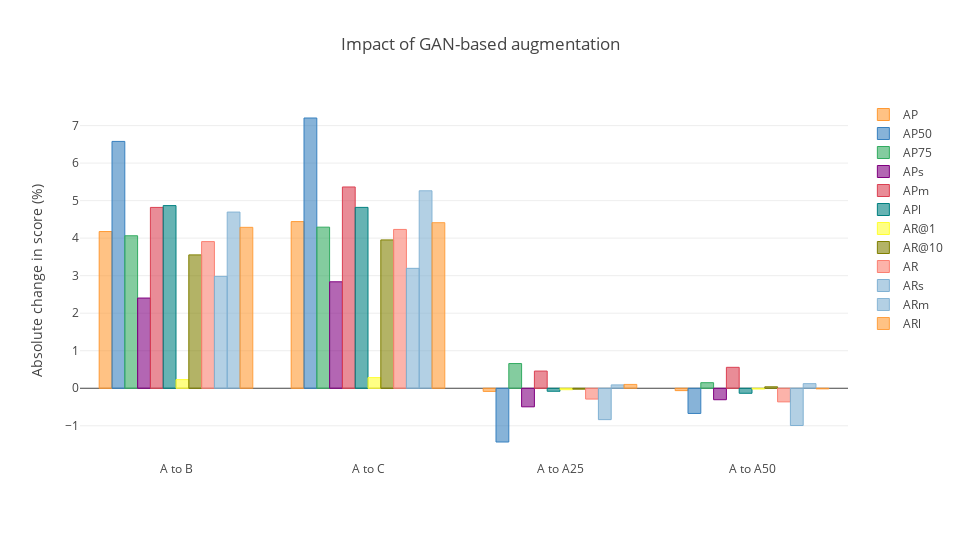

Notebook cell for this chart:
### Code cell
layout = {
    "title": "Impact of GAN-based augmentation",
    "yaxis": {
        "title": "Absolute change in score (%)"
    },
    "width": 960,
    "height": 540
}
fig = df_combined.iplot(kind = "bar", y = ["AP", "AP50", "AP75", "APs", "APm", "APl", "AR@1", "AR@10", "AR", "ARs", "ARm", "ARl"], layout = layout, asFigure = True)
py.offline.iplot(fig, show_link = False, config = config)

### Figure 1 — Plotly figure (JSON) as saved in the notebook; plotly's stock layout.template omitted (floating-point values rounded to 4 significant figures)
{"data": [{"marker": {"color": "rgba(255, 153, 51, 0.6)", "line": {"color": "rgba(255, 153, 51, 1.0)", "width": 1}}, "name": "AP", "orientation": "v", "text": "", "type": "bar", "uid": "6302b633-a790-484e-932a-80ea60e3a7c0", "x": ["A to B", "A to C", "A to A25", "A to A50"], "y": [4.176, 4.44, -0.08373, -0.06286]}, {"marker": {"color": "rgba(55, 128, 191, 0.6)", "line": {"color": "rgba(55, 128, 191, 1.0)", "width": 1}}, "name": "AP50", "orientation": "v", "text": "", "type": "bar", "uid": "b44f1ae0-43b0-434e-a2a1-835d60ae697c", "x": ["A to B", "A to C", "A to A25", "A to A50"], "y": [6.578, 7.202, -1.432, -0.6716]}, {"marker": {"color": "rgba(50, 171, 96, 0.6)", "line": {"color": "rgba(50, 171, 96, 1.0)", "width": 1}}, "name": "AP75", "orientation": "v", "text": "", "type": "bar", "uid": "657e8978-3358-49e3-a5e4-dd38c9e6e8ea", "x": ["A to B", "A to C", "A to A25", "A to A50"], "y": [4.063, 4.293, 0.6578, 0.1482]}, {"marker": {"color": "rgba(128, 0, 128, 0.6)", "line": {"color": "rgba(128, 0, 128, 1.0)", "width": 1}}, "name": "APs", "orientation": "v", "text": "", "type": "bar", "uid": "99c721cb-f548-4f46-b426-2a1f91de7e20", "x": ["A to B", "A to C", "A to A25", "A to A50"], "y": [2.404, 2.837, -0.495, -0.3059]}, {"marker": {"color": "rgba(219, 64, 82, 0.6)", "line": {"color": "rgba(219, 64, 82, 1.0)", "width": 1}}, "name": "APm", "orientation": "v", "text": "", "type": "bar", "uid": "a2f071ce-5e69-4426-960f-5e874acb2dc5", "x": ["A to B", "A to C", "A to A25", "A to A50"], "y": [4.819, 5.364, 0.4578, 0.5576]}, {"marker": {"color": "rgba(0, 128, 128, 0.6)", "line": {"color": "rgba(0, 128, 128, 1.0)", "width": 1}}, "name": "APl", "orientation": "v", "text": "", "type": "bar", "uid": "b227a78c-ff46-4bc3-b321-1ac60013a540", "x": ["A to B", "A to C", "A to A25", "A to A50"], "y": [4.867, 4.82, -0.08007, -0.134]}, {"marker": {"color": "rgba(255, 255, 51, 0.6)", "line": {"color": "rgba(255, 255, 51, 1.0)", "width": 1}}, "name": "AR@1", "orientation": "v", "text": "", "type": "bar", "uid": "a76a5384-0c84-47bc-ab8c-cf3df17973f7", "x": ["A to B", "A to C", "A to A25", "A to A50"], "y": [0.2301, 0.2838, -0.03835, -0.02082]}, {"marker": {"color": "rgba(128, 128, 0, 0.6)", "line": {"color": "rgba(128, 128, 0, 1.0)", "width": 1}}, "name": "AR@10", "orientation": "v", "text": "", "type": "bar", "uid": "fd362e01-522b-4d8f-ae91-8497c8df9783", "x": ["A to B", "A to C", "A to A25", "A to A50"], "y": [3.554, 3.953, -0.0252, 0.03835]}, {"marker": {"color": "rgba(251, 128, 114, 0.6)", "line": {"color": "rgba(251, 128, 114, 1.0)", "width": 1}}, "name": "AR", "orientation": "v", "text": "", "type": "bar", "uid": "26eef924-0367-4c98-862c-14ab6949eb00", "x": ["A to B", "A to C", "A to A25", "A to A50"], "y": [3.908, 4.232, -0.2882, -0.3627]}, {"marker": {"color": "rgba(128, 177, 211, 0.6)", "line": {"color": "rgba(128, 177, 211, 1.0)", "width": 1}}, "name": "ARs", "orientation": "v", "text": "", "type": "bar", "uid": "41fa74db-a0e2-4eab-a757-bf346527e134", "x": ["A to B", "A to C", "A to A25", "A to A50"], "y": [2.981, 3.196, -0.8366, -0.9929]}, {"marker": {"color": "rgba(128, 177, 211, 0.6)", "line": {"color": "rgba(128, 177, 211, 0.8999999999999999)", "width": 1}}, "name": "ARm", "orientation": "v", "text": "", "type": "bar", "uid": "c74303f3-a1c3-406b-9af8-4c8e348642f8", "x": ["A to B", "A to C", "A to A25", "A to A50"], "y": [4.696, 5.263, 0.08939, 0.1229]}, {"marker": {"color": "rgba(255, 153, 51, 0.6)", "line": {"color": "rgba(255, 153, 51, 0.8999999999999999)", "width": 1}}, "name": "ARl", "orientation": "v", "text": "", "type": "bar", "uid": "d07a4b5a-84d4-4d57-b39f-28b656a110e6", "x": ["A to B", "A to C", "A to A25", "A to A50"], "y": [4.288, 4.412, 0.1017, -0.01695]}], "layout": {"height": 540, "title": {"text": "Impact of GAN-based augmentation"}, "width": 960, "yaxis": {"title": {"text": "Absolute change in score (%)"}}}}
